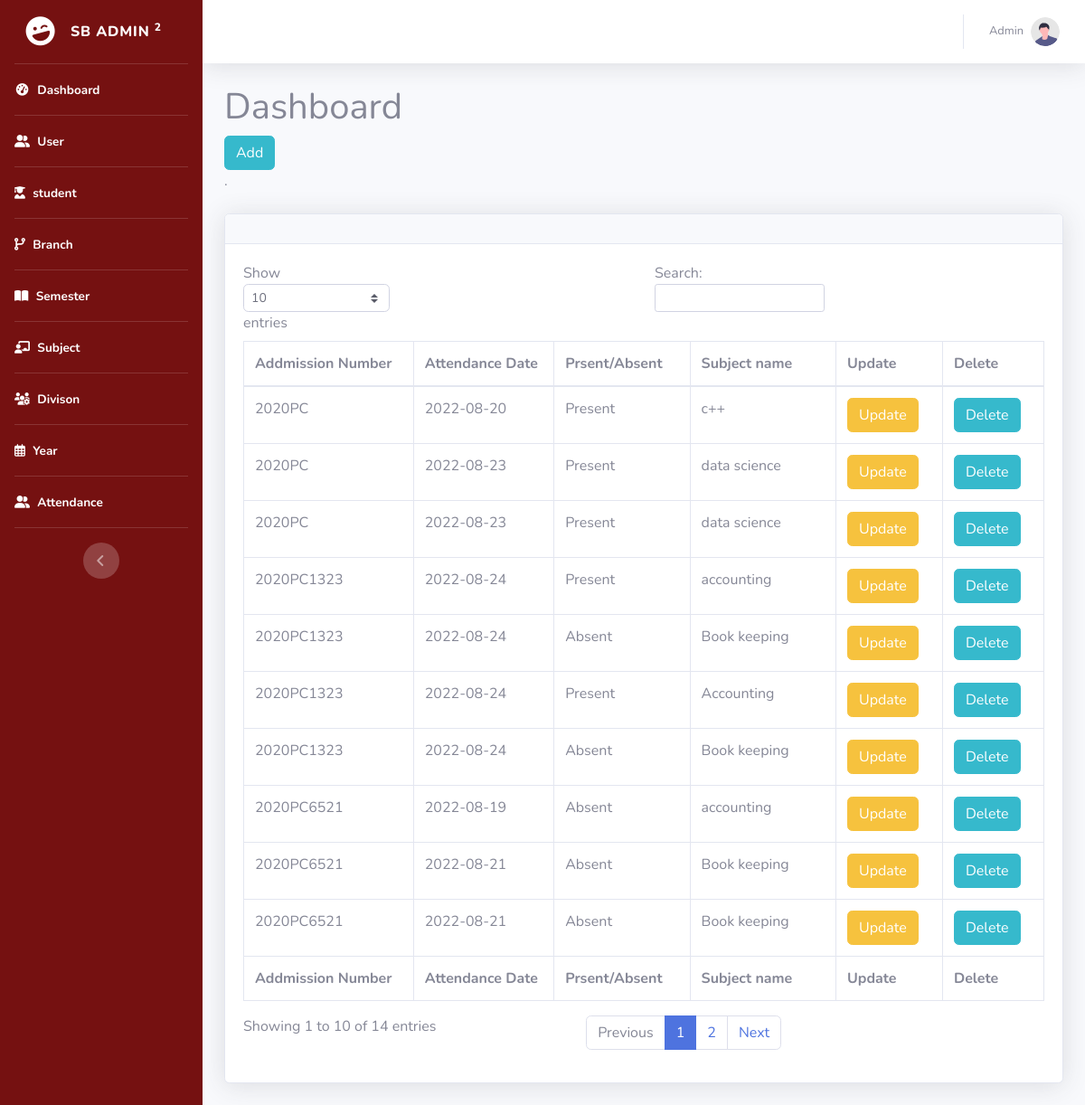
Screenshot of /Admin/attendance.php with the database file from the repository.
### tables this page shows
CREATE TABLE `attendance` (
  `add_no` varchar(50) DEFAULT NULL,
  `att_date` date DEFAULT NULL,
  `present_absent` int DEFAULT NULL,
  `subject_name` varchar(50) DEFAULT NULL
);

### Admin/attendance.php (the view, shortened to what this page needs)
<?php
require("../config/config.php");
?>
<!DOCTYPE html>
<html lang="en">
<head>
    <link href="vendor/fontawesome-free/css/all.min.css" rel="stylesheet" type="text/css">
    <link href="css/sb-admin-2.min.css" rel="stylesheet">
</head>
<body id="page-top">
    <div id="wrapper">
        <?php include("sidebar.php");?>
        <div id="content-wrapper" class="d-flex flex-column">
            <div id="content">
                <?php include("navbar.php");?>
                <div class="container-fluid">
                    <h1>Dashboard</h1>
                    <a href="attd_add.php" class="btn btn-info">Add</a>
                    <p class="mb-4"> <a target="_blank" href="https://datatables.net"></a>.</p>
                    <?php
                   $query="select * from attendance";
                   $result=mysqli_query($con,$query);
               ?>
                    <div class="card shadow mb-4">
                        <div class="card-header py-3">
                        </div>
                        <div class="card-body">
                            <div class="table-responsive">
                                <table class="table table-bordered" id="dataTable" width="100%" cellspacing="0">
                                    <thead>
                                        <tr>
                                            <th>Addmission Number</th>
                                            <th>Attendance Date</th>
                                            <th>Prsent/Absent</th>
                                            <th>Subject name</th>
                                            <th>Update</th>
                                            <th>Delete</th>
                                        </tr>
                                    </thead>
                                    <tfoot>
                                        <tr>
                                            <th>Addmission Number</th>
                                            <th>Attendance Date</th>
                                            <th>Prsent/Absent</th>
                                            <th>Subject name</th>
                                            <th>Update</th>
                                            <th>Delete</th>
                                        </tr>
                                    </tfoot>
                                    <tbody>
                                        <?php
                    while($row=$result->fetch_assoc()){
                    ?>
                                        <tr>
                                            <td><?php echo $row['add_no']?></td>
                                            <td><?php echo $row['att_date']?></td>
                                            <td>
                                            <?php
                                            if($row['present_absent']==1){
                                                echo "Present";
                                            }
                                            else{
                                                echo "Absent";
                                            }
                                            ?>
                                        </td>
                                            <td><?php echo $row['subject_name']?></td>
                                            <form action="attd_update.php" method="post">
                                               <td> <button type="submit" class="btn btn-warning">Update</button></td>
                                            </form>
                                            <form action="attd_delete.php" method="post">
                                               <td> <button type="submit" onclick="return checklogout()" class="btn btn-info">Delete</button></td>
                                            </form>
                                        </tr>
                                        <?php
                    }
                    ?>
                                    </tbody>
                                </table>
                            </div>
                        </div>
                    </div>
                </div>
            </div>
        </div>
    </div>
</body>
</html>

### rows the page displays
attendance: add_no "2020PC", att_date "2022-08-20", present_absent "Present", subject_name "c++"
attendance: add_no "2020PC6521", att_date "2022-08-19", present_absent "Absent", subject_name "accounting"
attendance: add_no "2020PC6521", att_date "2022-08-21", present_absent "Absent", subject_name "Book keeping"
attendance: add_no "2020PC6521", att_date "2022-08-21", present_absent "Absent", subject_name "Book keeping"
attendance: add_no "2020PC", att_date "2022-08-23", present_absent "Present", subject_name "data science"
attendance: add_no "2020PC1323", att_date "2022-08-24", present_absent "Present", subject_name "accounting"
attendance: add_no "2020PC1323", att_date "2022-08-24", present_absent "Absent", subject_name "Book keeping"
attendance: add_no "2020PC", att_date "2022-08-23", present_absent "Present", subject_name "data science"
attendance: add_no "2020PC1323", att_date "2022-08-24", present_absent "Present", subject_name "Accounting"
attendance: add_no "2020PC1323", att_date "2022-08-24", present_absent "Absent", subject_name "Book keeping"
